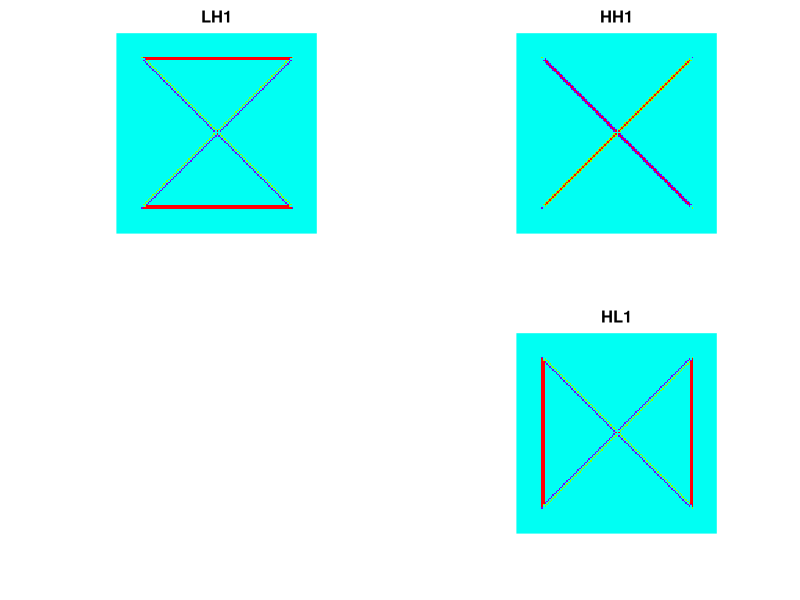
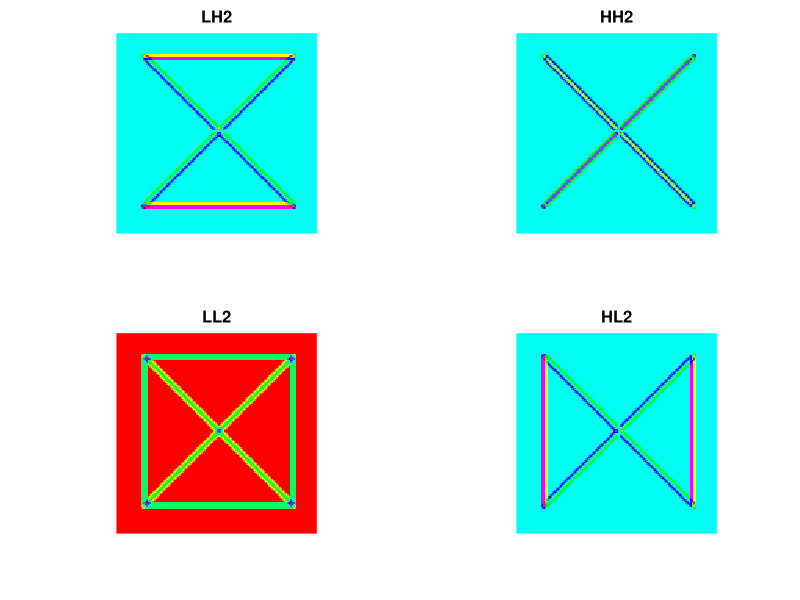
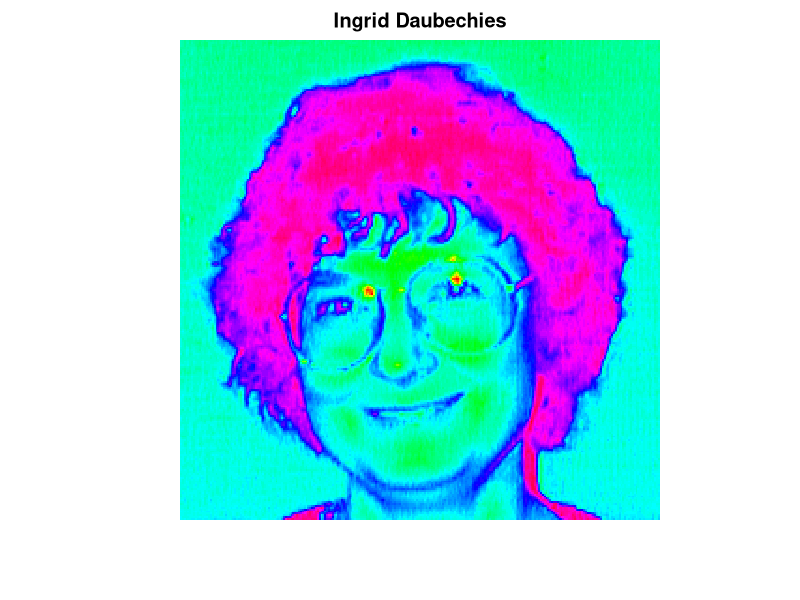
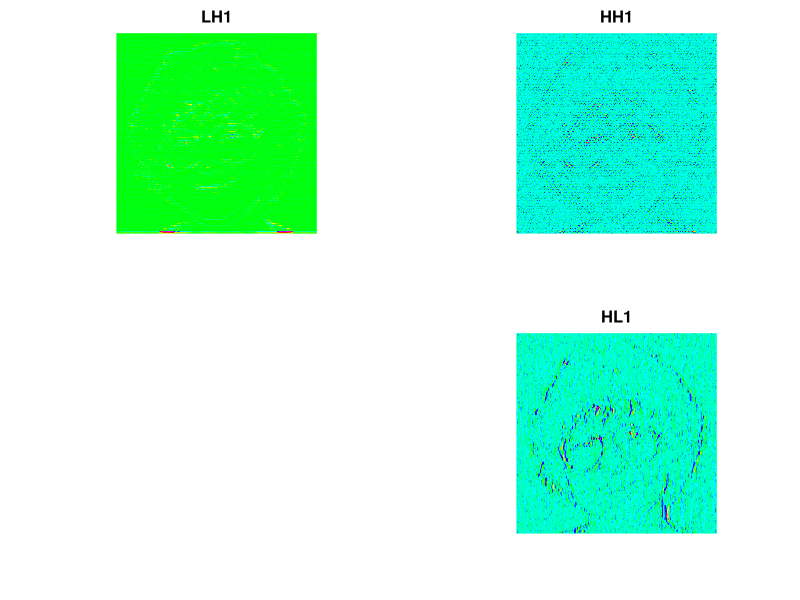
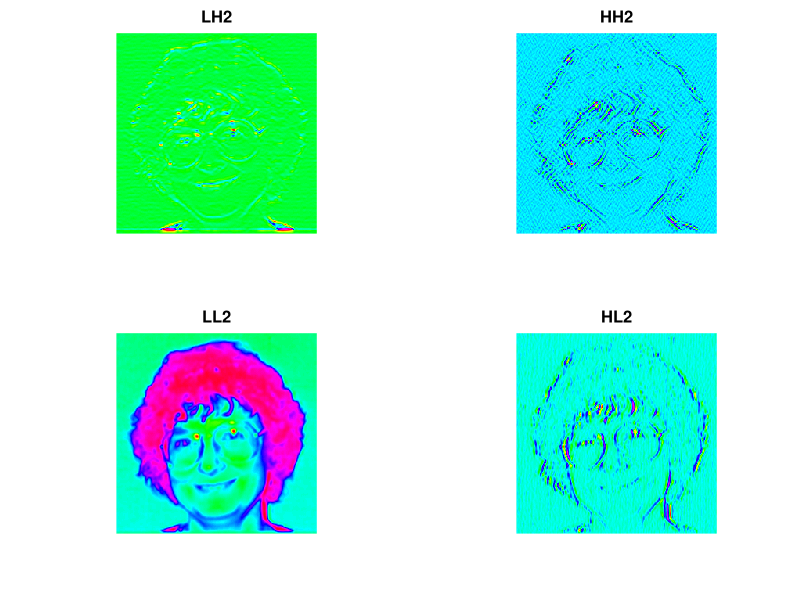

Generate these figures, in order, with R:
## ---- chunk 1
library(waveslim)
## ---- chunk 2
data(xbox)
xbox.modwt <- modwt.2d(xbox, "haar", 2)
## ---- chunk 3
par(mfrow=c(2,2), pty="s", mar=c(4,4,2,2))
image(xbox.modwt$LH1, col=rainbow(128), axes=FALSE, main="LH1")
image(xbox.modwt$HH1, col=rainbow(128), axes=FALSE, main="HH1")
frame()
image(xbox.modwt$HL1, col=rainbow(128), axes=FALSE, main="HL1")
## ---- chunk 4
par(mfrow=c(2,2), pty="s", mar=c(4,4,2,2))
image(xbox.modwt$LH2, col=rainbow(128), axes=FALSE, main="LH2")
image(xbox.modwt$HH2, col=rainbow(128), axes=FALSE, main="HH2")
image(xbox.modwt$LL2, col=rainbow(128), axes=FALSE, main="LL2")
image(xbox.modwt$HL2, col=rainbow(128), axes=FALSE, main="HL2")
sum((xbox - imodwt.2d(xbox.modwt))^2)  
## ---- chunk 5
data(dau)
par(mfrow=c(1,1), pty="s")
image(dau, col=rainbow(128), axes=FALSE, main="Ingrid Daubechies")
sum(dau^2)
dau.modwt <- modwt.2d(dau, "d4", 2)
## ---- chunk 6
par(mfrow=c(2,2), pty="s", mar=c(4,4,2,2))
image(dau.modwt$LH1, col=rainbow(128), axes=FALSE, main="LH1")
image(dau.modwt$HH1, col=rainbow(128), axes=FALSE, main="HH1")
frame()
image(dau.modwt$HL1, col=rainbow(128), axes=FALSE, main="HL1")
## ---- chunk 7
par(mfrow=c(2,2), pty="s", mar=c(4,4,2,2))
image(dau.modwt$LH2, col=rainbow(128), axes=FALSE, main="LH2")
image(dau.modwt$HH2, col=rainbow(128), axes=FALSE, main="HH2")
image(dau.modwt$LL2, col=rainbow(128), axes=FALSE, main="LL2")
image(dau.modwt$HL2, col=rainbow(128), axes=FALSE, main="HL2")
sum((dau - imodwt.2d(dau.modwt))^2)                         
## ---- chunk 8
packageVersion("waveslim")
